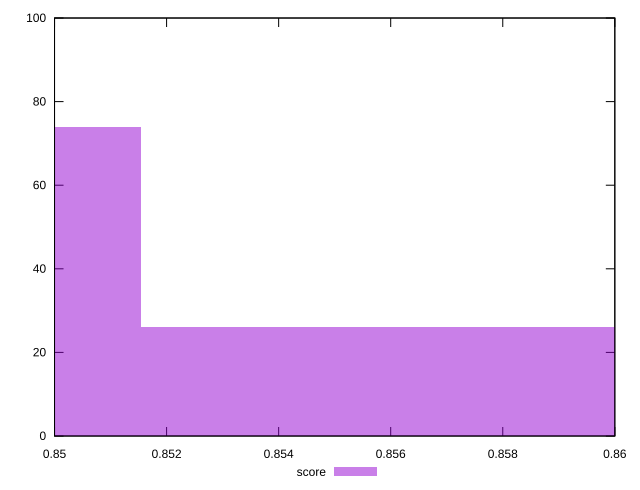

Generate this figure with gnuplot:
reset

$score <<EOF
0.8462556613047011 74
0.8568338570710098 26
EOF

set key outside below
set boxwidth 0.010578195766308763
set xrange [0.85:0.86]
set yrange [0:100]
set trange [0:100]
set style fill transparent solid 0.5 noborder
set terminal svg size 640, 490 enhanced background rgb 'white'
set output "reports/report_00033_2021-03-01T14-23-16.841Z/first-contentful-paint/samples/astro-inner/score/histogram.svg"

plot $score title "score" with boxes

reset
